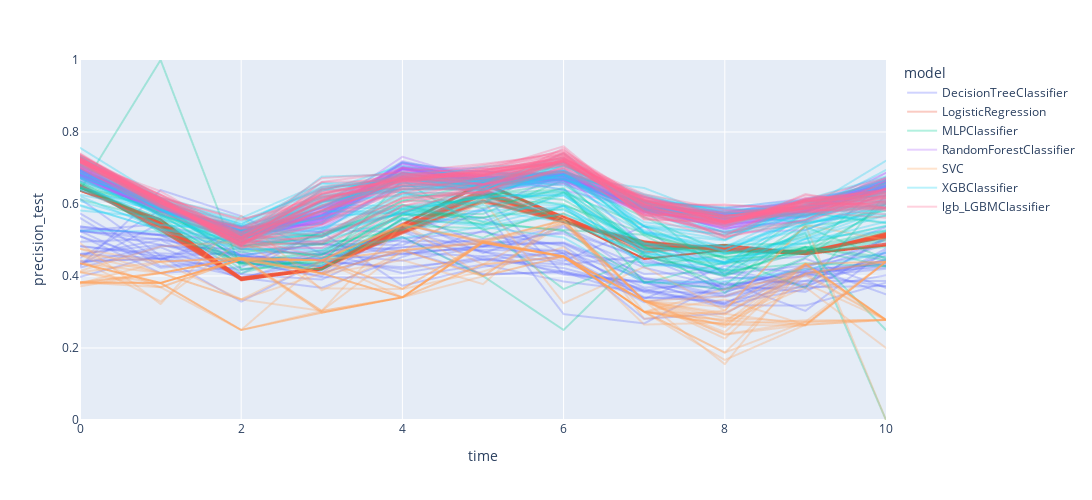

Write notebook code for a chart like this one.
### Code cell
from PIL import ImageColor
import plotly
fig = outputs_metrics_wt_last.plot(kind='line',x='time',y='precision_test',color='model',line_group="param_config", width=1300, height=500,labels={'metric':'precision'})

for d in fig.data:
#    d.marker.size = 10
    d.line.color = 'rgba('+str(ImageColor.getcolor(d.line.color, "RGB"))[1:-1]+",0.3"+')'

    #'rgba(100,0,255,'+'0.1'+')'
fig.update_layout({"yaxis"+str(i+1): dict(range = [0, 1]) for i in range(7)})
plotly.offline.plot(fig, filename='fig_precision_times.html')
fig
